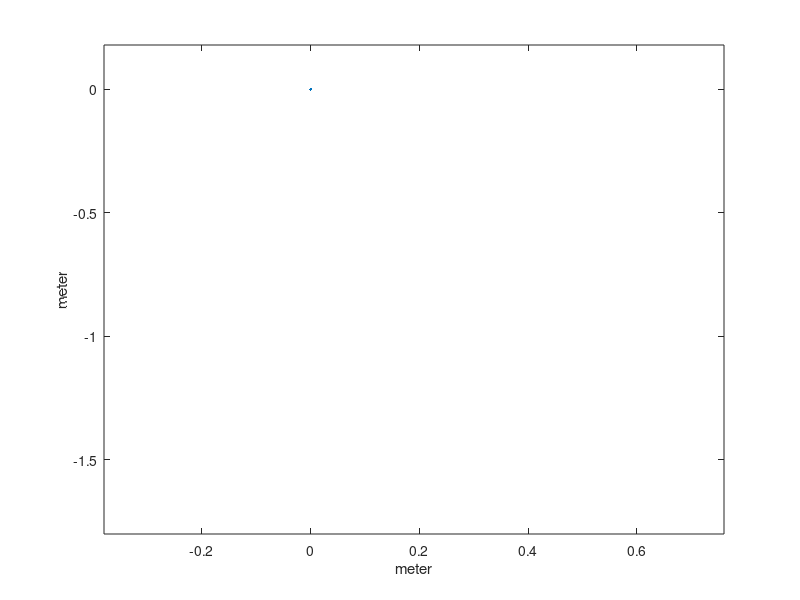

Reproduce this figure in MATLAB. (Note: this script raises an error after producing the figure.)
%% Cloth simulation

%% About

%This program is a simulation of a cloth based on a
%mass-spring-damper method.

%Created by Josefine Klintberg, Julius Halldan, Olivia Enroth, Elin
%Karlsson

%% Reset

close all; clc; clear all;

%% Main simulation, variables

PlotWindow.f = figure;
PlotWindow.a = axes;
PlotWindow.h = plot(0, 0);

xlabel('meter');
ylabel('meter');

% Parameters
sim = 1; %1 = top row, 2 = one point, 3 = table
method = 2; %1 = Euler, 2 = Verlet

row =10;
col = 20;
ts = 0.001;              % Seconds
timelim = 10000;
distanceParticles = 0.02;    % Meter
stiffness = 20;           % N/m
damping = 4;            % Ns/m
mass = 0.2;              % Kg

%% Set properties

if(sim == 1)
    stiffness = 40;           % N/m
    damping = 12;            % Ns/m
end

if(sim == 2)
    col = 8;
    row = 8;
    stiffness = 90;           % N/m 
    damping = 15;            % Ns/m 
    m = 0.08;
end

if(sim == 3)
    col = 10;
    stiffness = 20;           % N/m
    damping = 4;            % Ns/m
    mass = 0.2;              % Kg
end

%%  Build the nodes and the canvas
lattice.row = row;
lattice.col = col;


for c = 1: col
    for r = 1 : row
        particle(r,c).initalPos = [(c - 1)*distanceParticles (r - 1)*distanceParticles ]; 
        particle(r,c).pos = particle(r,c).initalPos;
        particle(r,c).oldpos = particle(r,c).pos; % Used for Verlet integration
        particle(r,c).acc = [0 0];
        particle(r,c).vel = [0 0];
        particle(r,c).force = [0 0];
        
        if(sim == 1)
            if (r == 1)
                particle(r,c).isFixed = 1;
            else
                particle(r,c).isFixed = 0;
            end
        end
        
        % Set only one point
        if(sim == 2)
            if (r == 1 && c == 1)
                particle(r,c).isFixed = 1;
            else
                particle(r,c).isFixed = 0;
            end
        end

        % Set middle square as fixed
        if(sim == 3)
            if ((r <= floor(row/2)+3 && r >= floor(row/2)-3 ) && (c <= floor(col/2)+3 && c >= floor(col/2)-2 ))
                  particle(r,c).isFixed = 1;
            else
                particle(r,c).isFixed = 0;
            end
        end

    end
end

lattice.particle = particle;

% Create the plot window
i = 1;
for c = 1 : lattice.col
    for r = 1 : lattice.row
        plot(i,:) = lattice.particle(r, c).pos;
        i = i + 1;
    end
end

canvas_min = min(plot);
canvas_max = max(plot);
range = canvas_max - canvas_min;

xlim([canvas_min(1)-range(1) canvas_max(1)+range(1)])
if(sim == 1)
    ylim([canvas_min(2)-range(2)*lattice.row canvas_max(2)])
elseif(sim == 2)
    ylim([-1.5 canvas_max(2)]) %For fixed middle
elseif(sim == 3)
    ylim([-0.4 0.4]) %For fixed square
end

latticePlot = drawLattice(PlotWindow, plot, lattice, 0);

%% Main loop
for i = 0 : timelim

    %Update the position of the particles
    lattice = updateParticles(lattice, mass, stiffness, damping, ts, method);
    
    %Draw the particles 
    latticePlot = drawLattice(PlotWindow, latticePlot, lattice, ts);
end

%% Draw the nodes
function plot = drawLattice(PlotWindow, plot, lattice, timestep)
i = 1;

for c = 1 : lattice.col
    for r = lattice.row : -1 : 1
        plot(i, :) = lattice.particle(r, c).pos;
        i = i + 1;
    end
    
    for r = 1 : lattice.row
        plot(i,:) = lattice.particle(r,c).pos;
        i = i + 1;
        if (c < lattice.col)
            plot(i ,:) = lattice.particle(r, c + 1).pos;
            i = i + 1;
        end
    end   
end

set(PlotWindow.h, 'XData', plot(:,1));
set(PlotWindow.h, 'YData', plot(:,2));

drawnow;
end


%% Update the position of each node

function lattice = updateParticles(lattice, mass, stiffness, damping, ts, method)

    row = lattice.row;
    col = lattice.col;
    particle = lattice.particle;

    % Go through lattice
    for r = 1 : row    
        for c = 1 : col
            
            % Forces and initial length
            fs = [0 0];
            fb = [0 0];
            f_gravity = mass * [0 -9.81];
            f_air = [0 0];
            
            % Update forces for 4-neighbours (stretching forces)
            % Update forces for 8-neighbours (shearing forces)
            % Spring force according to Hook's law 
            % Damping force according to linear damping of velocity
            
            % Mass to the left
            if (c > 1)
                L = norm(particle(r, c).initalPos - particle(r, c-1).initalPos);                        
                xij = particle(r, c).pos - particle(r, c-1).pos; 
                norm_xij = norm(xij, 2);
                fs = fs + (-stiffness * (norm_xij - L) * xij / norm_xij);
                fb = fb + (-damping*(particle(r, c).vel - particle(r, c-1).vel));
            end
            
            % Mass above
            if (r > 1)
                L = norm(particle(r, c).initalPos - particle(r-1, c).initalPos);
                xij = particle(r, c).pos - particle(r-1, c).pos;
                norm_xij = norm(xij, 2);
                fs = fs + (-stiffness * (norm_xij - L) * xij / norm_xij);
                fb = fb + (-damping*(particle(r, c).vel - particle(r-1, c).vel));
            end
            
            % Mass below
            if (r < row)
                L = norm(particle(r, c).initalPos - particle(r+1, c).initalPos);
                xij = particle(r, c).pos - particle(r+1, c).pos;
                norm_xij = norm(xij);
                fs = fs + (-stiffness * (norm_xij - L) * xij / norm_xij);
                fb = fb + ( -damping*(particle(r, c).vel - particle(r+1, c).vel));
            end

            % Mass to the right
            if (c < col)
                L = norm(particle(r, c).initalPos - particle(r, c+1).initalPos);
                xij = particle(r, c).pos - particle(r, c+1).pos;
                norm_xij = norm(xij, 2);
                fs = fs + (-stiffness * (norm_xij - L) * xij / norm_xij);
                fb = fb + (-damping*(particle(r, c).vel - particle(r, c+1).vel));
            end
            
            % Mass diagonal, down left
            if (r < row && c > 1)
                L = norm(particle(r, c).initalPos - particle(r+1, c-1).initalPos);
                xij = particle(r, c).pos - particle(r+1, c-1).pos;
                norm_xij = norm(xij);        
                fs = fs + (-stiffness * (norm_xij - L) * xij / norm_xij);
                fb = fb + (-damping*(particle(r, c).vel - particle(r+1, c-1).vel));
            end

            % Mass diagonal, top right
            if (r > 1 && c < col)
                L = norm(particle(r, c).initalPos - particle(r-1, c+1).initalPos);
                xij = particle(r, c).pos - particle(r-1, c+1).pos;
                norm_xij = norm(xij, 2);
                fs = fs + (-stiffness * (norm_xij - L) * xij / norm_xij);
                fb = fb + (-damping*(particle(r, c).vel - particle(r-1, c+1).vel));
            end
            
            % Mass diagonal, down right
            if (r < row && c < col)
                L = norm(particle(r, c).initalPos - particle(r+1, c+1).initalPos);                        
                xij = particle(r, c).pos - particle(r+1, c+1).pos; 
                norm_xij = norm(xij, 2);
                fs = fs + (-stiffness * (norm_xij - L) * xij / norm_xij);
                fb = fb + (-damping*(particle(r, c).vel - particle(r+1, c+1).vel));
            end
            
            % Mass diagonal, top left
            if (r > 1 && c > 1)
                L = norm(particle(r, c).initalPos - particle(r-1, c-1).initalPos);                        
                xij = particle(r, c).pos - particle(r-1, c-1).pos; 
                norm_xij = norm(xij, 2);
                fs = fs + (-stiffness * (norm_xij - L) * xij / norm_xij);
                fb = fb + (-damping*(particle(r, c).vel - particle(r-1, c-1).vel));
            end
            
            % External forces
            f_air = 0.2 * particle(r,c).vel;
            
            % Add spring forces, damping forces and gravity together
            particle(r,c).force =  fs + fb + f_gravity - f_air;
        end
    end

    % Position, velocity, and accelleration update for all particles
    for r = 1 : row        
        for c = 1: col
            if  particle(r,c).isFixed ~= 1  % Upate all nodes except the fixed ones          
                particle(r,c).acc = particle(r,c).force ./ mass;
                
                % Euler method for updating position and velocity
                if(method == 1)
                    particle(r,c).vel = Euler(particle(r,c).vel, particle(r,c).acc, ts);
                    particle(r,c).pos = Euler(particle(r,c).pos, particle(r,c).vel, ts); 
                else
                    % Verlet method for updating position and velocity
                    [particle(r,c).oldpos, particle(r,c).pos, particle(r,c).vel] = Verlet(particle(r,c).pos, particle(r,c).oldpos, particle(r,c).acc, ts);
            
                end
            end
        end
    end
    
    lattice.particle = particle;
end

%% Euler method

function xtNext = Euler(xt, xtPrim,h)
    xtNext = xt + h*xtPrim;
end


%% Verlet method

% Position and velocity update
function [xtLast, xtNext, vtNext] = Verlet(xt, xtPrev, xtPrimPrim, h)
    xtLast = xt;
    xtNext = 2*xt - xtPrev + h^2*xtPrimPrim;
    vtNext = 1/(2*h) * (xtNext - xt);
end
